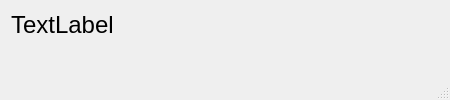
<?xml version="1.0" encoding="UTF-8"?>
<ui version="4.0">
 <class>translationDialog</class>
 <widget class="QDialog" name="translationDialog">
  <property name="windowModality">
   <enum>Qt::NonModal</enum>
  </property>
  <property name="geometry">
   <rect>
    <x>0</x>
    <y>0</y>
    <width>450</width>
    <height>100</height>
   </rect>
  </property>
  <property name="sizePolicy">
   <sizepolicy hsizetype="Preferred" vsizetype="Preferred">
    <horstretch>0</horstretch>
    <verstretch>0</verstretch>
   </sizepolicy>
  </property>
  <property name="windowTitle">
   <string>Dialog&lt;</string>
  </property>
  <property name="windowOpacity">
   <double>1.000000000000000</double>
  </property>
  <property name="sizeGripEnabled">
   <bool>true</bool>
  </property>
  <property name="modal">
   <bool>false</bool>
  </property>
  <layout class="QGridLayout" name="gridLayout">
   <item row="0" column="0">
    <widget class="QLabel" name="label">
     <property name="font">
      <font>
       <pointsize>18</pointsize>
      </font>
     </property>
     <property name="text">
      <string>TextLabel</string>
     </property>
     <property name="alignment">
      <set>Qt::AlignLeading|Qt::AlignLeft|Qt::AlignTop</set>
     </property>
    </widget>
   </item>
  </layout>
 </widget>
 <resources/>
 <connections/>
</ui>
